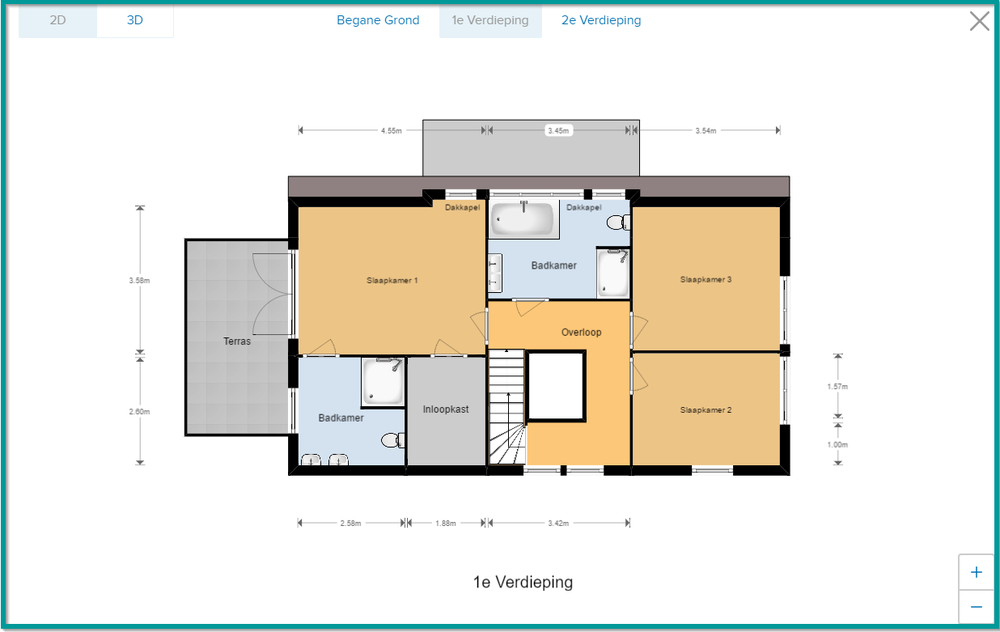
#> input picture Foto1-1.png, 1000 x 632 px, shrunk from 1236 x 781 before the run, found by its file name
$ python 'Werkt_niet_Versie3_zone recognition.py'
#> lines starting #> are read from the running program, lines starting #| are printed output that depends on the picture; after the words box and inside, x2 and y2 are one past the last pixel; in counts of white or black regions, pixels touching at a corner belong together
import cv2
import numpy as np
import matplotlib.pyplot as plt
import networkx as nx
import random

# Load the image
image_path = r"C:\Users\Barte van der Zijden\Downloads\Foto1-1.png"
img = cv2.imread(image_path, cv2.IMREAD_GRAYSCALE)
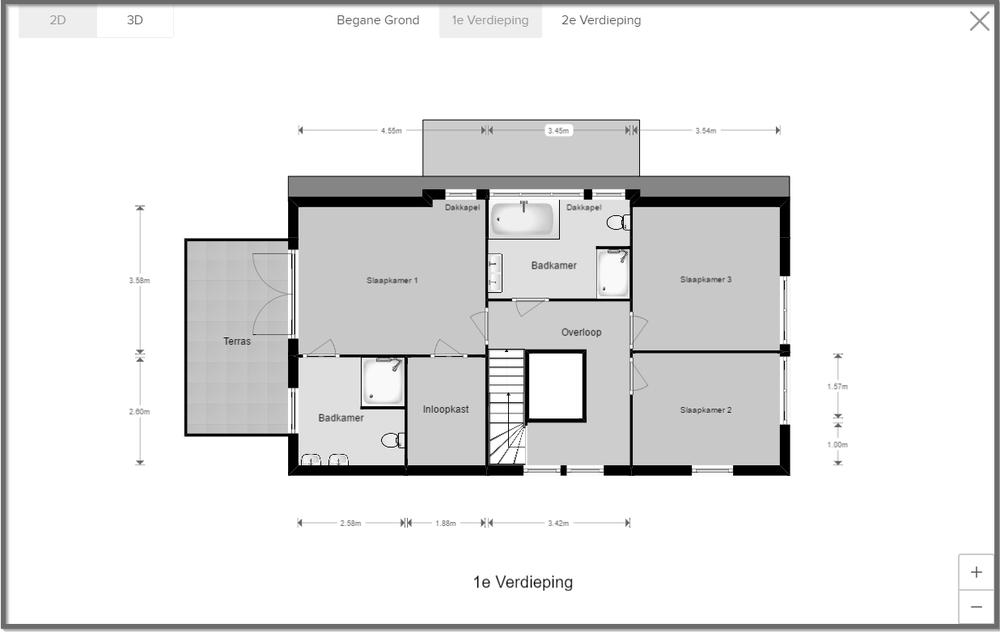
#> img: shape (632, 1000); min 0, max 255, mean 229

if img is None:
    print("Error loading the image!")
    exit()

# Step 1: Increase contrast by applying a threshold
_, binary_img = cv2.threshold(img, 180, 255, cv2.THRESH_BINARY_INV)  # Increase threshold for sharper contrast
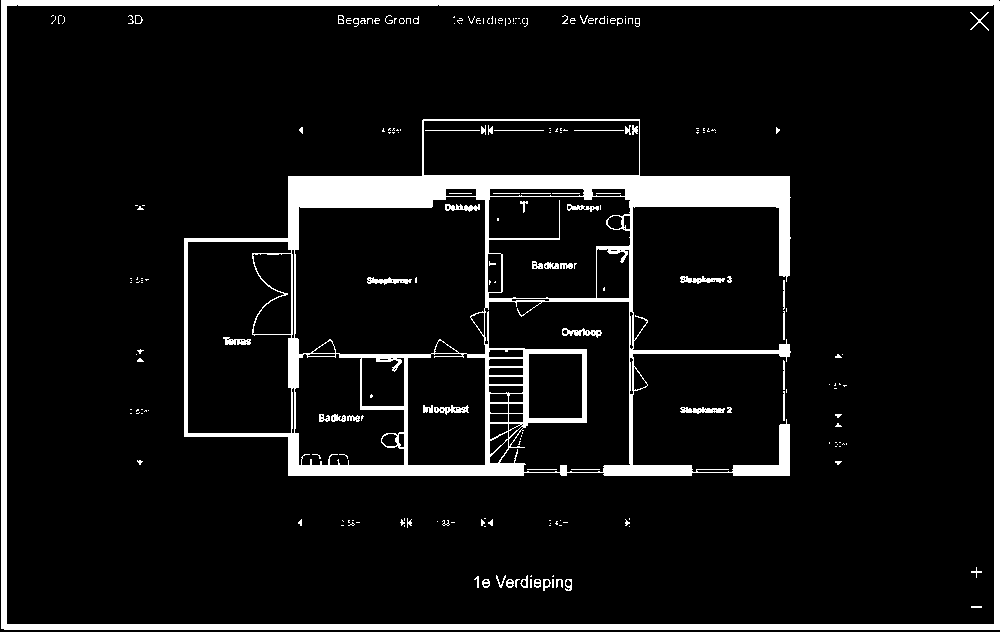
#> binary_img: shape (632, 1000); 8.7% white; 223 white regions (157 under 20 px), largest, box (x1, y1, x2, y2) and area: (184, 119, 791, 476) 31048, (1, 0, 1000, 630) 19397, (680, 407, 725, 414) 199

# Step 2: Apply Gaussian Blur to reduce noise
blurred = cv2.GaussianBlur(binary_img, (3, 3), 0)

# Step 3: Use Canny edge detection with lower thresholds to detect more boundaries
edges = cv2.Canny(blurred, 20, 80)  # Lower thresholds to capture more edges
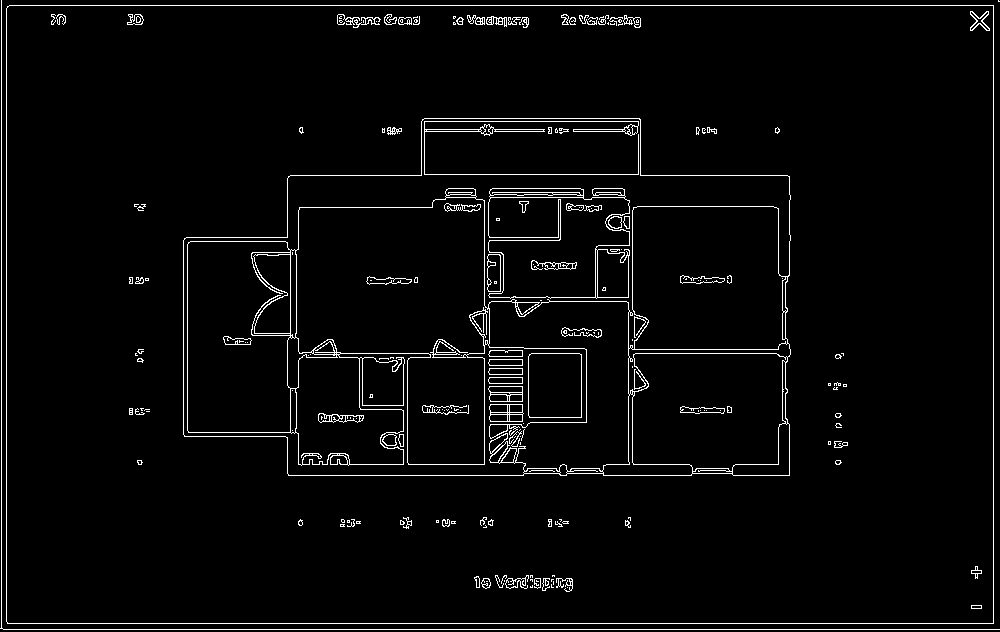
#> edges: shape (632, 1000); 3.3% white in thin lines or dots

# Step 4: Apply morphological operations to close gaps and better define room boundaries
kernel = np.ones((3, 3), np.uint8)

# First, dilate to close small gaps between walls
dilated = cv2.dilate(edges, kernel, iterations=2)
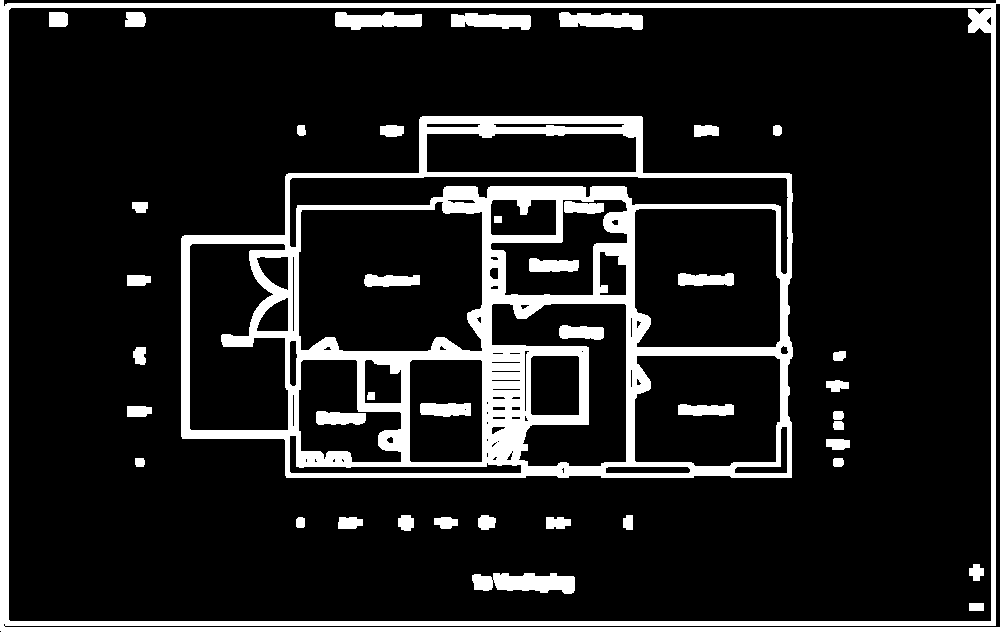
#> dilated: shape (632, 1000); 13.9% white; 42 white regions, largest, box (x1, y1, x2, y2) and area: (181, 116, 793, 478) 49396, (0, 0, 1000, 632) 24033, (472, 573, 575, 594) 1604

# Then, erode to refine the edges after dilation
closed = cv2.erode(dilated, kernel, iterations=1)
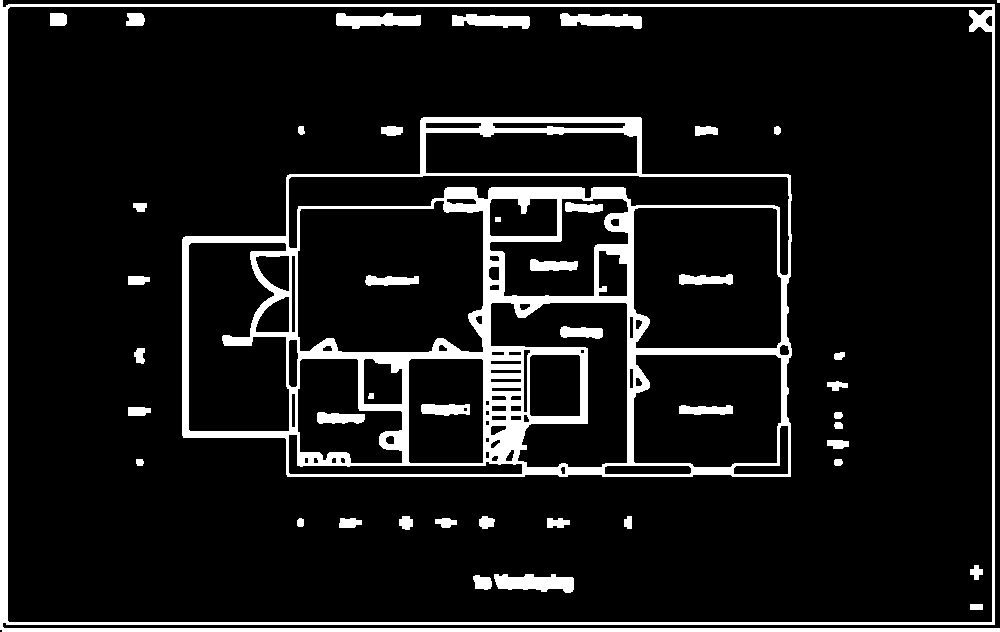
#> closed: shape (632, 1000); 10.2% white; 44 white regions (1 under 20 px), largest, box (x1, y1, x2, y2) and area: (182, 117, 792, 477) 36656, (0, 0, 1000, 632) 17100, (494, 574, 574, 593) 1083

# Step 5: Invert the image so that rooms are white and walls are black
inverted = cv2.bitwise_not(closed)
#> inverted: shape (632, 1000); 89.8% white; 44 black regions (1 under 20 px)

# Step 6: Find contours (rooms) in the processed image
contours, _ = cv2.findContours(inverted, cv2.RETR_EXTERNAL, cv2.CHAIN_APPROX_SIMPLE)
#> contours = 4 contours, 1 with area under 20; largest, box (x1, y1, x2, y2) and area: (8, 7, 992, 622) 603130, (3, 0, 1000, 628) 7474, (986, 16, 992, 26) 36

# Filter out small contours based on area (to remove noise)
min_contour_area = 500  # Increase this value if necessary to remove noise
filtered_contours = [cnt for cnt in contours if cv2.contourArea(cnt) > min_contour_area]
#> filtered_contours = 2 contours; box (x1, y1, x2, y2) and area: (8, 7, 992, 622) 603130, (3, 0, 1000, 628) 7474

# Create an empty image (with 3 channels for colors) to fill with different colors
color_zones = np.zeros((*img.shape, 3), dtype=np.uint8)

# Function to generate random colors
def random_color():
    return [random.randint(0, 255) for _ in range(3)]

# Draw each room with a different color and some transparency
for i, contour in enumerate(filtered_contours):
    color = random_color()
    cv2.drawContours(color_zones, [contour], -1, color, thickness=cv2.FILLED)
#> this loop made 2 passes
#> color on passes 1 to 2: [197, 215, 20], [132, 248, 207]
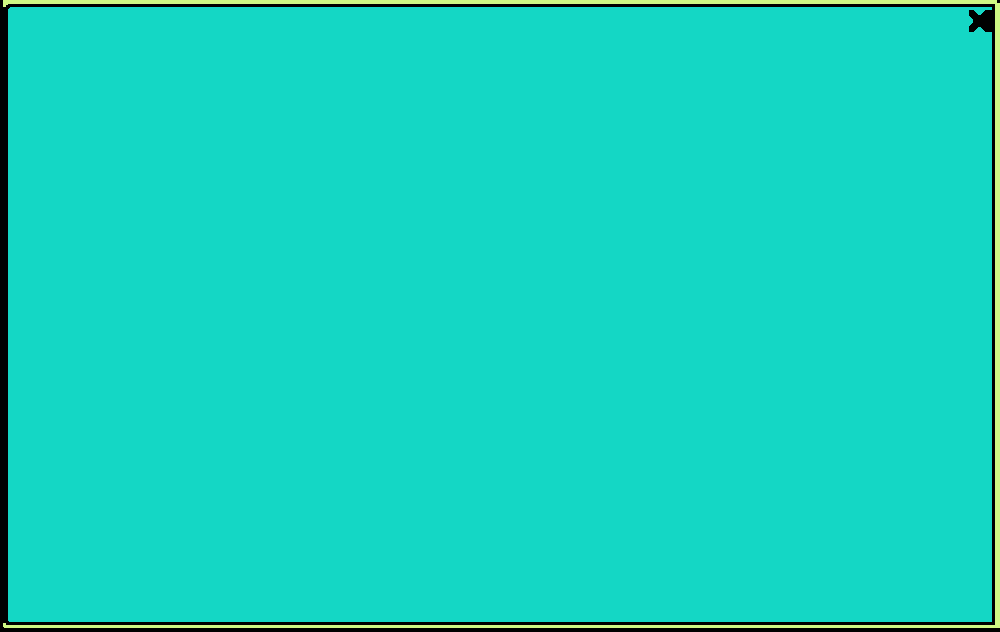
#> color_zones: shape (632, 1000, 3); mean of channels 0, 1, 2 190.6, 209.7, 22.4; drawn as B, G, R

# Convert the colored image to float so we can apply transparency
color_zones = color_zones.astype(np.float32) / 255.0

# Overlay the colored zones with transparency over the original image
fig, ax = plt.subplots()
ax.imshow(img, cmap='gray', vmin=0, vmax=255)  # Show the floorplan in the background
ax.imshow(color_zones, alpha=0.5)  # Show the colored zones with 50% transparency

# Find the centroid or another representative point inside each room
def find_centroids(contours):
    points = []
    for contour in contours:
        M = cv2.moments(contour)
        if M["m00"] != 0:
            cx = int(M["m10"] / M["m00"])  # X-coordinate of centroid
            cy = int(M["m01"] / M["m00"])  # Y-coordinate of centroid
            points.append((cy, cx))  # Store points in (row, col) format
#> this loop made 2 passes
#> (cx, cy) on passes 1 to 2: (499, 314), (664, 272)
#> after the loop, points = [(314, 499), (272, 664)]
    return points

# Get a point (centroid) inside each room
room_points = find_centroids(filtered_contours)
#> room_points = [(314, 499), (272, 664)]

# Mark centroids of rooms
for i, point in enumerate(room_points):
    plt.scatter(point[1], point[0], label=f"Room {i+1}", color="black", zorder=3)
#> this loop made 2 passes

plt.title('Rooms with Opaque Colors and Centroids')
plt.legend()
plt.show()
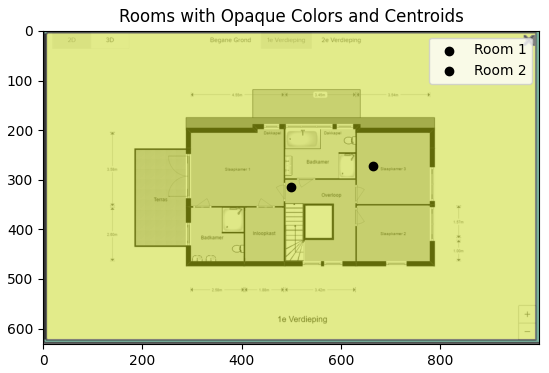
#> figure drawn by matplotlib, 1 panel
